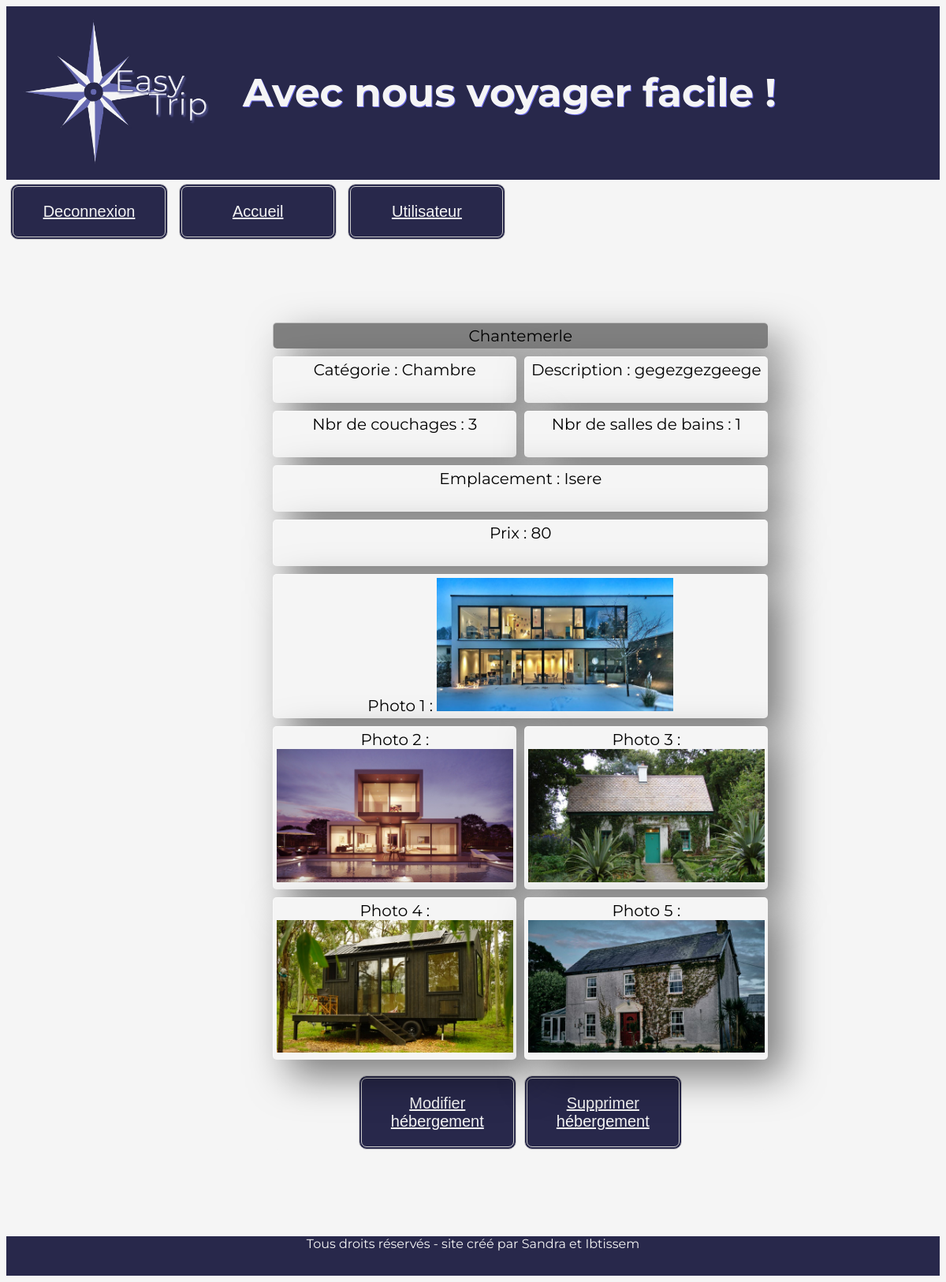
The app's page /Administrateur/afficher.hebergement.php?id=69 (signed in) with its own data.
### tables this page shows
CREATE TABLE `hebergements` (
  `Id` int(10) UNSIGNED NOT NULL,
  `Id_categorie` int(10) DEFAULT NULL,
  `Intitule` varchar(30) DEFAULT NULL,
  `Description` text NOT NULL,
  `Nombre_de_couchages` int(10) UNSIGNED NOT NULL,
  `Nombre_de_salles_de_bain` int(10) UNSIGNED NOT NULL,
  `Emplacement_geographique` varchar(30) NOT NULL,
  `Prix` int(10) UNSIGNED NOT NULL,
  `Disponibilite` tinyint(1) DEFAULT '1',
  `Nom1` varchar(50) NOT NULL,
  `Nom2` varchar(60) NOT NULL,
  `Nom3` varchar(60) NOT NULL,
  `Nom4` varchar(60) NOT NULL,
  `Nom5` varchar(60) NOT NULL
);

CREATE TABLE `categories` (
  `Id` int(10) UNSIGNED NOT NULL,
  `Nom` varchar(30) NOT NULL
);

### Administrateur/afficher.hebergement.php (the view, shortened to what this page needs)
<!DOCTYPE html>
<html lang="fr,en">
<head>
    <link rel="stylesheet" href="../CSS\style.admin.css">
</head>
<body>
<header>
<nav class="container--fluid">
<div class="item">
    <a href="indexheb.php"><img class = "logo" src="../imageeasytrip\Logo_easy_trip.png" alt="logo_easy_trip" srcset=""></a>
</div>
<div class="item">
    <h1>Avec nous voyager facile !</h1>
</div>
</nav>
</header>
<button><a href="deconnexion.php">Deconnexion</a></button>
<button><a href="indexheb.php">Accueil</a></button>
<button><a href="../utilisateur\accueil.php">Utilisateur</a></button>
<main>
                <?php
                try {
                require 'initialisation.php';
                    $sth = $conn->prepare("SELECT * FROM hebergements
                    LEFT JOIN categories ON hebergements.Id_categorie = categories.Id where hebergements.Id= :id");
                    $sth -> bindValue (":id" , $_GET['id'] );
                    $sth->execute();
                    $result = $sth->fetch();
                    if (isset($result)) {
                        ?>
                        <div class="fiche_hebergement">
                        <span> <?php  echo $result ['Intitule'] ;?></span>
                        <span> <?php  echo " Catégorie : " . $result ['Nom'] ;?></span>
                        <span> <?php echo " Description : " . $result ['Description'] ;?></span>
                        <span> <?php echo " Nbr de couchages : " . $result ['Nombre_de_couchages'] ;?></span>
                        <span><?php echo " Nbr de salles de bains : " . $result ['Nombre_de_salles_de_bain'] ;?></span>
                        <span> <?php echo " Emplacement : " . $result ['Emplacement_geographique'] ;?></span>
                        <span> <?php echo " Prix : " . $result ['Prix'] ;?></span>
                        <span><?php echo " Photo 1 : "  . '<img src= "../images/'. $result ['Nom1']. '" alt="photo hébergement">';?></span>
                        <span><?php echo " Photo 2 : "  . '<img src= "../images/'. $result ['Nom2']. '" alt="photo hébergement">';?></span>
                        <span><?php echo " Photo 3 : "  . '<img src= "../images/'. $result ['Nom3']. '" alt="photo hébergement">';?></span>
                        <span><?php echo " Photo 4 : "  . '<img src= "../images/'. $result ['Nom4']. '" alt="photo hébergement">';?></span>
                        <span><?php echo " Photo 5 : "  . '<img src= "../images/'. $result ['Nom5']. '" alt="photo hébergement">';?></span>
                      <div class="btn-crud">
                        <button> <?php echo'<a href="modifier.hebergement.php?id='.$_GET['id'].'"">Modifier hébergement</a>'; ?></button>
        <button><?php echo'<a href="supprimer.php?id='. $_GET['id'] .'">Supprimer hébergement</a>';?></button>
          </div>
                       </div>
                       <?php
                    }
                } catch (PDOException $e) {
                    echo 'Impossible de traiter les données. Erreur : ' . $e->getMessage();
                }
                ?>
    </main>
    <?php require 'footer.php';?>
</body></html>

### records on screen
hebergements: Intitule "Chantemerle", Id_categorie.Nom "Chambre", Description "gegezgezgeege", Nombre_de_couchages "3", Nombre_de_salles_de_bain "1", Emplacement_geographique "Isere", Prix "80", Nom1 (picture), Nom2 (picture), Nom3 (picture), Nom4 (picture), Nom5 (picture)
